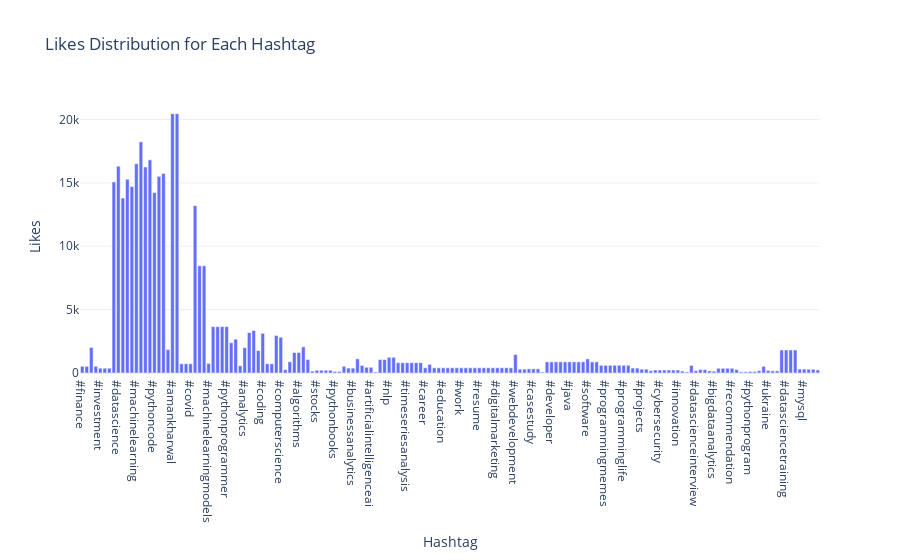

The notebook cell this image was saved under:
### Markdown cell above
Now let’s have a look at the distribution of likes and impressions received from the presence of each hashtag on the post:

### Code cell
# Create a dictionary to store the likes and impressions for each hashtag

hashtag_likes = {}
hashtag_impressions = {}

# Iterate through each row in the dataset

for index, row in data.iterrows():
    hashtags = str(row['Hashtags']).split()
    for hashtag in hashtags:
        hashtag = hashtag.strip()
        if hashtag not in hashtag_likes:
            hashtag_likes[hashtag] = 0
            hashtag_impressions[hashtag] = 0
        hashtag_likes[hashtag] += row['Likes']
        hashtag_impressions[hashtag] += row['Impressions']

# Create a DataFrame for likes distribution

likes_distribution = pd.DataFrame(list(hashtag_likes.items()), columns=['Hashtag', 'Likes'])

# Create a DataFrame for impressions distribution

impressions_distribution = pd.DataFrame(list(hashtag_impressions.items()), columns=['Hashtag', 'Impressions'])

fig_likes = px.bar(likes_distribution, x='Hashtag', y='Likes', 
                   title='Likes Distribution for Each Hashtag')

fig_impressions = px.bar(impressions_distribution, x='Hashtag', 
                         y='Impressions', 
                         title='Impressions Distribution for Each Hashtag')

fig_likes.show()
fig_impressions.show()

### Figure 1 — Plotly figure (JSON) as saved in the notebook; plotly's stock layout.template omitted (floating-point values rounded to 4 significant figures; data arrays with more than 128 entries replaced by an {"elided": "..."} marker saying what was removed)
{"data": [{"alignmentgroup": "True", "hovertemplate": "Hashtag=%{x}<br>Likes=%{y}<extra></extra>", "legendgroup": "", "marker": {"color": "#636efa", "pattern": {"shape": ""}}, "name": "", "offsetgroup": "", "orientation": "v", "showlegend": false, "textposition": "auto", "type": "bar", "x": {"elided": "164 str values"}, "xaxis": "x", "y": {"elided": "164 int values"}, "yaxis": "y"}], "layout": {"barmode": "relative", "legend": {"tracegroupgap": 0}, "title": {"text": "Likes Distribution for Each Hashtag"}, "xaxis": {"anchor": "y", "domain": [0, 1], "title": {"text": "Hashtag"}}, "yaxis": {"anchor": "x", "domain": [0, 1], "title": {"text": "Likes"}}}}
